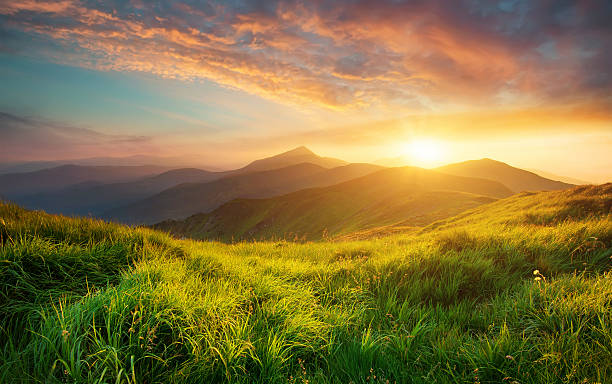
#> input picture istockphoto.jpg, 612 x 384 px
$ jupyter execute Untitled-checkpoint.ipynb   (shell and % lines are left out)
#> lines starting #> are read from the running program, lines starting #| are printed output that depends on the picture
[cell 1]
import numpy as np
import matplotlib.pyplot as plt
from PIL import Image
import matplotlib.image as mpimg
import imageio as iio
import cv2
import imageio

# read and display image

[cell 2]
# Read Image
img = Image.open('./istockphoto.jpg')
#> img is the input picture: PIL image 612x384 RGB; mean R, G, B 134.5, 117.5, 66.6
# Display Image
img.show()

[cell 3]
# Read Image
img = Image.open('./istockphoto.jpg')

# Using matplotlib module to display the image
plt.imshow(img)

[cell 4]
# Read the image
img = mpimg.imread('./istockphoto.jpg')

# Display the image
plt.imshow(img)

[cell 5]
# Read the image by imageio Module
img = imageio.imread('./istockphoto.jpg')

# Display the image by using matplotlib
plt.imshow(img)

[cell 6]
#read image
img = cv2.imread('./istockphoto.jpg')
#> img: shape (384, 612, 3)

#display image
cv2.imshow("image", img)

# image properties

[cell 7]
image = Image.open('./istockphoto.jpg')

print("Filename: ", image.filename)
#| Filename:  ./istockphoto.jpg
print("Format: ", image.format)
#| Format:  JPEG
print("Mode: ", image.mode)
#| Mode:  RGB
print("Size: ", image.size)
#| Size:  (612, 384)
print("Width: ", image.width)
#| Width:  612
print("Height: ", image.height)
#| Height:  384
print("Is Animated: ", (getattr(image, "is_animated", False)))
#| Is Animated:  False

image.close()   # close image file

#  Median Filter

[cell 8]
# image path
path = './istockphoto.jpg'

# using imread()
img = cv2.imread(path)
dst = cv2.medianBlur(img,7)
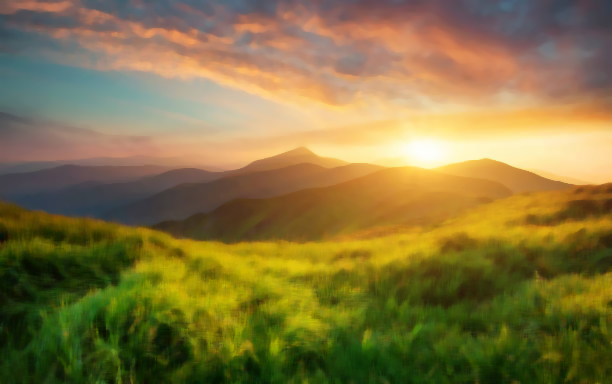
#> dst: shape (384, 612, 3); mean B, G, R 64.6, 116.8, 133.3

cv2.imshow('image', np.hstack((img, dst)))
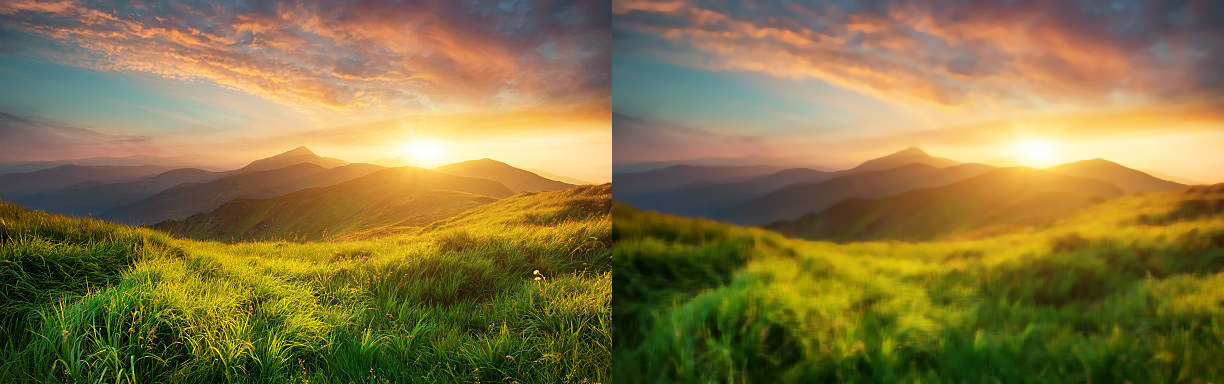
#> window 'image': shape (384, 1224, 3); mean B, G, R 65.6, 117.2, 133.9
cv2.waitKey(0);
cv2.destroyAllWindows();
cv2.waitKey(1)

# Averaging Filter

[cell 9]
# image path
path = './istockphoto.jpg'

# using imread()
img = cv2.imread(path)

im1 = cv2.blur(img,(5,5))
im2 = cv2.boxFilter(img, -1, (2, 2), normalize=True)
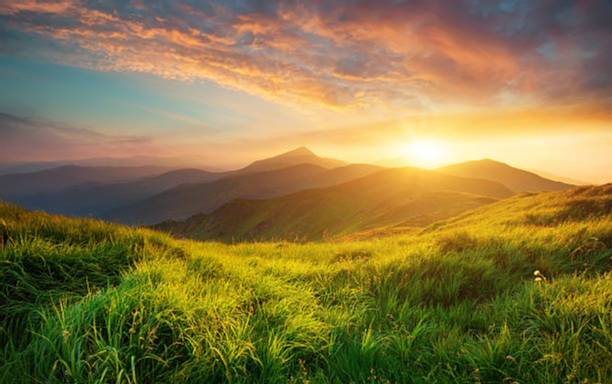
#> im2: shape (384, 612, 3); mean B, G, R 67.1, 117.9, 134.9

cv2.imshow('image', np.hstack((im1, im2)))
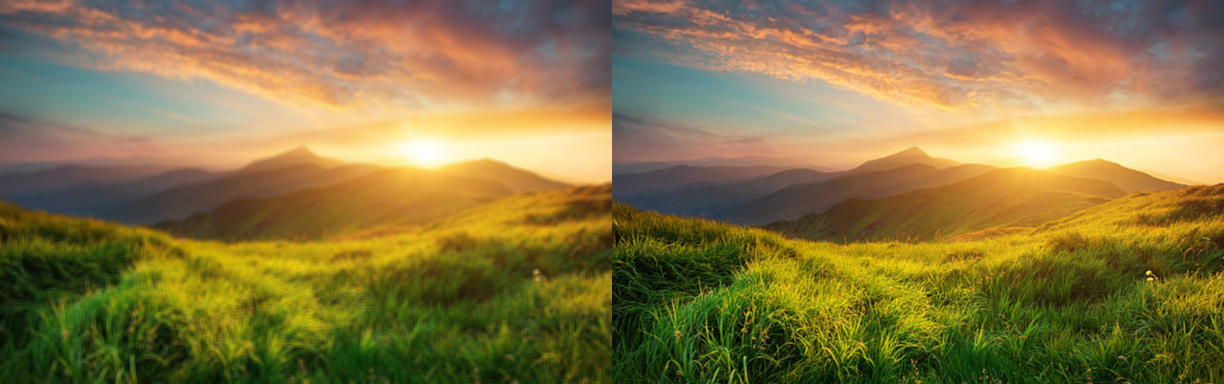
#> window 'image': shape (384, 1224, 3); mean B, G, R 66.8, 117.7, 134.7
cv2.waitKey(0);
cv2.destroyAllWindows();
cv2.waitKey(1)
